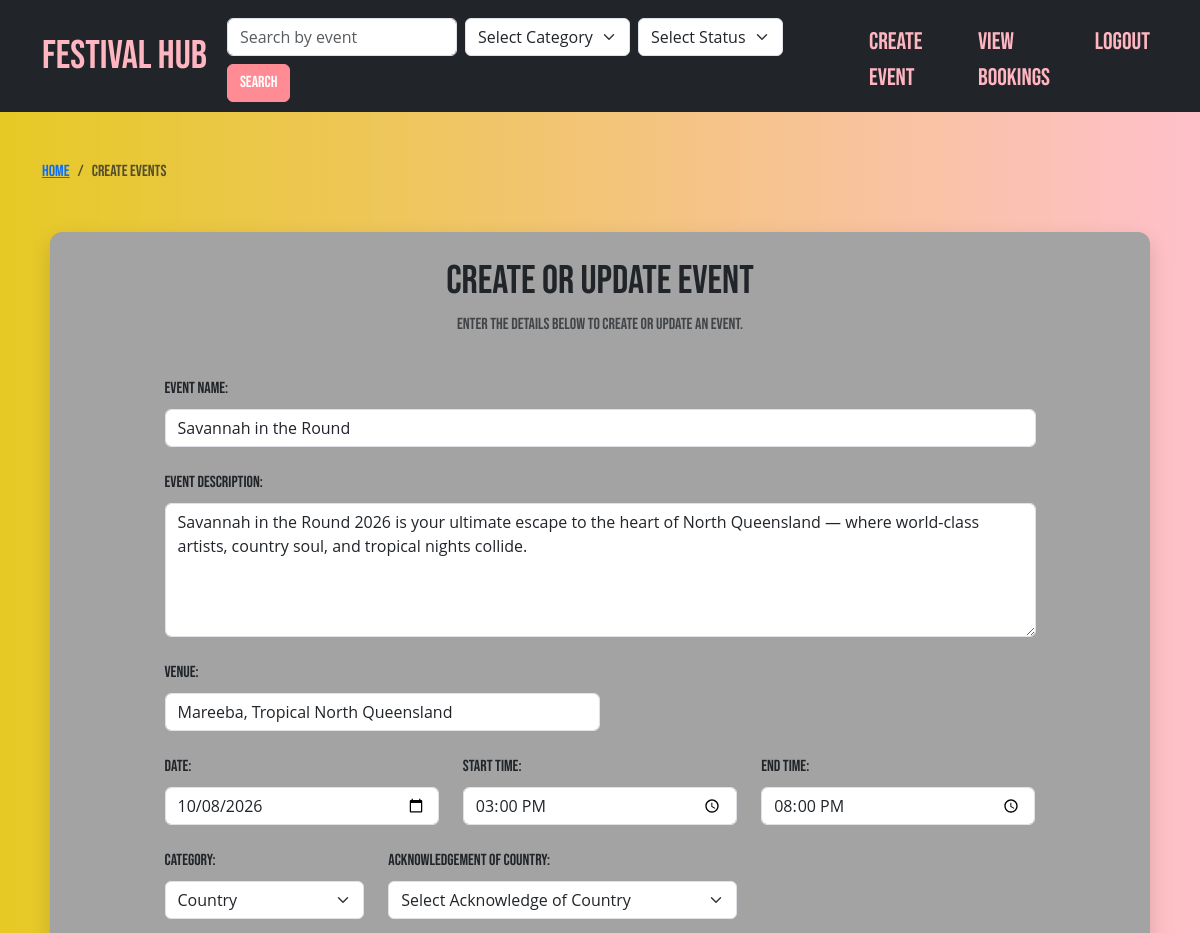
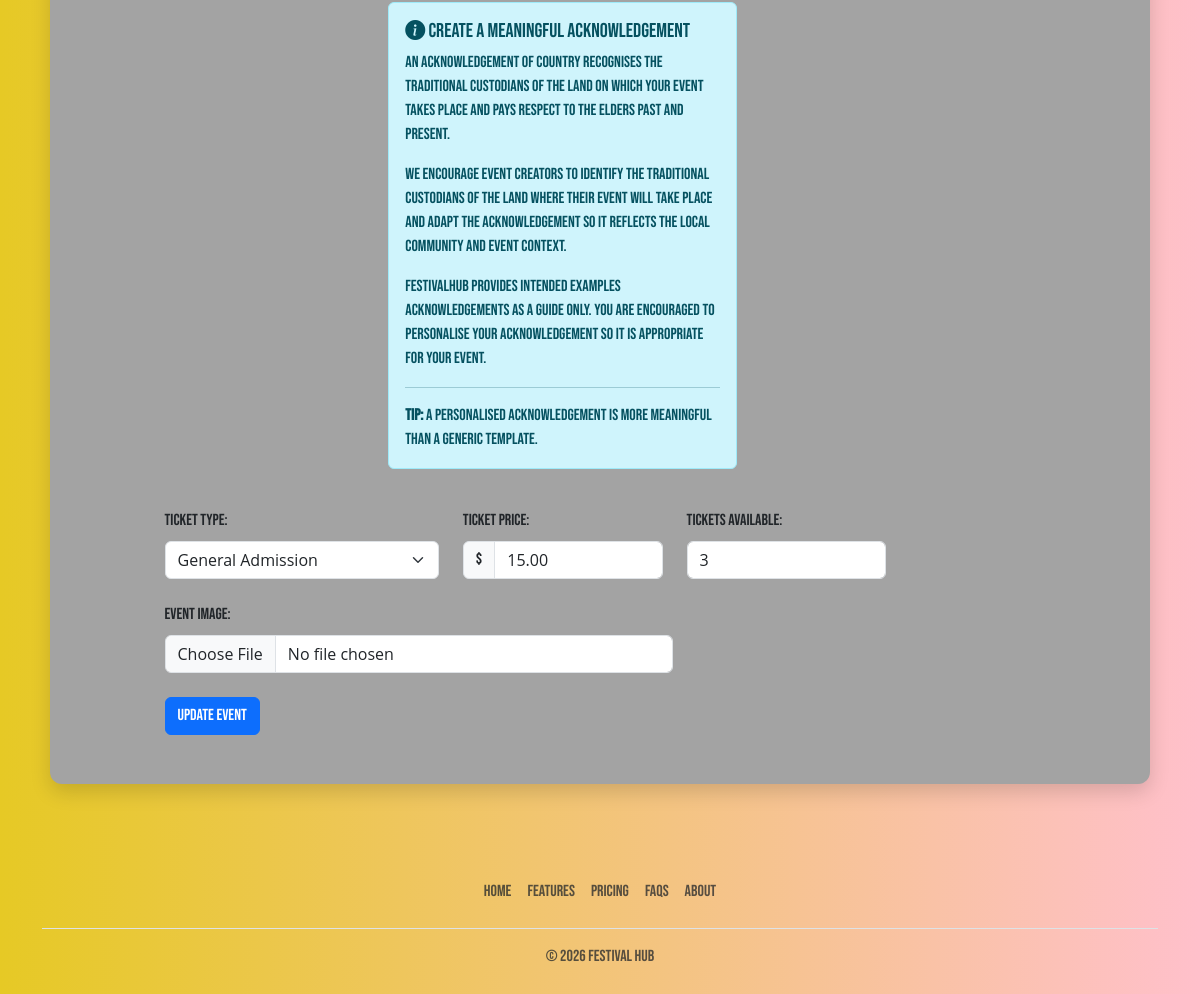
The app's page /update-festival/4 (signed in) with its own data (2 pictures, top to bottom).
### FestivalHub/models.py (models this page shows, shortened)
class Event(db.Model):
    __tablename__ = 'events'
    id = db.Column(db.Integer, primary_key=True)
    event_name = db.Column(db.String(50), nullable=False)
    event_description = db.Column(db.String(500), nullable=False)
    category = db.Column(db.String(10), nullable=False)
    date = db.Column(db.Date, nullable=False)
    start_time = db.Column(db.Time, nullable=False)
    end_time = db.Column(db.Time, nullable=False)
    venue = db.Column(db.String(20), nullable=False)
    event_status = db.Column(db.String(20), nullable=False)
    acknowledgement_of_country = db.Column(db.String(100), nullable=False)
    ticket_type = db.Column(db.String(20), nullable=False)
    tickets_price = db.Column(db.String(30), nullable=False)
    tickets_available = db.Column(db.Integer, nullable=False)
    image = db.Column(db.String(400), nullable=False)
    created_at = db.Column(db.DateTime(), nullable=False, default=datetime.utcnow)
    comments = db.relationship('Comment', backref='event', lazy=True)

### FestivalHub/__init__.py (the view, shortened to what this page needs)
    @app.route("/update-festival/<int:event_id>", methods=["GET", "POST"])
    @login_required
    def update_festival(event_id):
        from .forms import CreateOrUpdateEventForm
        from .models import Event
        event = Event.query.get_or_404(event_id)
        form = CreateOrUpdateEventForm(obj=event)
        if request.method == "GET":
            form.tickets_price.data = float(event.tickets_price)
        print("REQUEST METHOD:", request.method)
        print("FORM DATA:", request.form)
        print("FORM ERRORS:", form.errors)
        return render_template("create-festival.html", form=form, editing=True)

### FestivalHub/templates/create-festival.html (shortened to what this page needs)
{% extends "base.html" %}
{% block content %}
  <div class="container py-5">
    <nav aria-label="breadcrumb">
      <ol class="breadcrumb">
        <li class="breadcrumb-item">
          <a href="{{ url_for('index') }}">Home</a>
        </li>
        <li class="breadcrumb-item active" aria-current="page">
          Create Events
        </li>
      </ol>
    </nav>
    <div class="event-form mt-5">
      <div class="row justify-content-center">
        <h1 class="text-center">Create or Update Event</h1>
        <p class="text-center text-muted">
          Enter the details below to create or update an event.
        </p>
        <div class="col-lg-10 col-md-12">
          <form method="POST" novalidate enctype="multipart/form-data">
            <div class="mt-4 mb-4">
              <label class="form-label">Event Name:</label>
              {{ form.event_name(
                class="form-control is-invalid" if form.event_name.errors else "form-control",
                placeholder="Enter a name of the event."
              ) }}
            </div>
            <div class="mt-4 mb-4">
              <label class="form-label">Event Description:</label>
              {{ form.event_description(
                class="form-control is-invalid" if form.event_description.errors else "form-control",
                rows=5,
                placeholder="Enter a description of the event."
              ) }}
            </div>
            <div class="mb-4 col-md-6">
              <label class="form-label">Venue:</label>
              {{ form.venue(
                class="form-control is-invalid" if form.venue.errors else "form-control",
                placeholder="Enter the location or venue of the event."
              ) }}
            </div>
            <div class="row">
              <div class="mb-4 col-md-4">
                <label class="form-label">Date:</label>
                {{ form.date(
                  class="form-control is-invalid" if form.date.errors else "form-control"
                ) }}
              </div>
              <div class="mb-4 col-md-4">
                <label class="form-label">Start Time:</label>
                {{ form.start_time(
                  class="form-control is-invalid" if form.start_time.errors else "form-control"
                ) }}
              </div>
              <div class="mb-4 col-md-4">
                <label class="form-label">End Time:</label>
                {{ form.end_time(
                  class="form-control is-invalid" if form.end_time.errors else "form-control"
                ) }}
              </div>
            </div>
            <div class="row">
              <div class="mb-4 col-md-3">
                <label class="form-label">Category:</label>
                {{ form.category(
                  class="form-select is-invalid" if form.category.errors else "form-select"
                ) }}
              </div>
              <div class="mb-4 col-md-5">
                <label class="form-label">Acknowledgement of Country:</label>
                {{ form.acknowledgement(
                  class="form-select is-invalid" if form.acknowledgement.errors else "form-select"
                ) }}
                <div class="alert alert-info mt-3">
                  <h5 class="alert-heading">
                    <i class="bi bi-info-circle-fill"></i>
                    Create a Meaningful Acknowledgement
                  </h5>
                  <p>
                    An Acknowledgement of Country recognises the Traditional Custodians of the land on
                    which your event takes place and pays respect to the Elders past and present.
                  </p>
                  <p>
                    We encourage event creators to identify the Traditional Custodians of the land where their event
                    will take place and adapt the acknowledgement so it reflects the local community and event context.
                  </p>
                  <p>
                    FestivalHub provides intended examples acknowledgements as a guide only. You are encouraged to personalise
                    your acknowledgement so it is appropriate for your event.
                  </p>
                  <hr>
                  <p class="mb-0">
                    <strong>Tip:</strong> A personalised acknowledgement is more meaningful than a generic template.
                  </p>
                </div>
              </div>
            </div>
            <div class="row">
              <div class="mb-4 col-md-4">
                <label class="form-label">Ticket Type:</label>
                {{ form.ticket_type(
                  class="form-select is-invalid" if form.ticket_type.errors else "form-select"
                ) }}
              </div>
              <div class="mb-4 col-md-3">
                <label class="form-label">Ticket Price:</label>
                <div class="input-group">
                  <span class="input-group-text">$</span>
                  {{ form.tickets_price(
                    class="form-control is-invalid" if form.tickets_price.errors else "form-control",
                    placeholder="0.00"
                  ) }}
                </div>
              </div>
              <div class="mb-4 col-md-3">
                <label class="form-label">Tickets Available:</label>
                {{ form.tickets_available(
                  class="form-control is-invalid" if form.tickets_available.errors else "form-control",
                  placeholder="Enter available tickets."
                ) }}
              </div>
            </div>
            <div class="mb-4 col-md-7">
              <label class="form-label">Event Image:</label>
              {{ form.event_image(
                class="form-control is-invalid" if form.event_image.errors else "form-control"
              ) }}
            </div>
            {% if editing %}
              {{ form.submit(class="btn btn-primary mb-4", value="Update Event") }}
            {% else %}
              {{ form.submit(class="btn btn-primary mb-4", value="Create Event") }}
            {% endif %}
          </form>
        </div>
      </div>
    </div>
  </div>
{% endblock %}

### FestivalHub/static/style/style.css (style rules this page uses)
body { background: linear-gradient(to right, rgb(230, 201, 37), pink); }
.event-form { background-color: rgb(163, 163, 163); box-shadow: 0 8px 20px rgba(0, 0, 0, 0.15); padding: 25px; border-radius: 12px; max-width: 1100px; margin: 0 auto; }
.form-control { font-family: 'Open Sans', sans-serif; }
.form-select { font-family: 'Open Sans', sans-serif; }
* { font-family: "Bebas Neue", sans-serif; font-weight: 400; font-style: normal; }

### records on screen
Event: event_name "Savannah in the Round", event_description "Savannah in the Round 2026 is your ultimate escape to the heart of North Queensland — where world-class artists, country soul, and tropical nights collide.", venue "Mareeba, Tropical North Queensland", date "10/08/2026", start_time "15:00", end_time "20:00", category "Country", ticket_type "General Admission", tickets_price "15.00", tickets_available "3"
